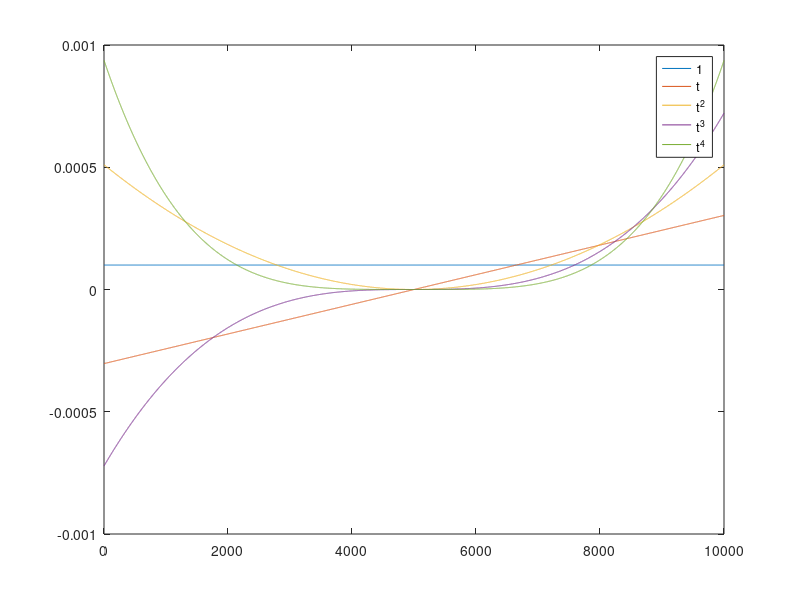
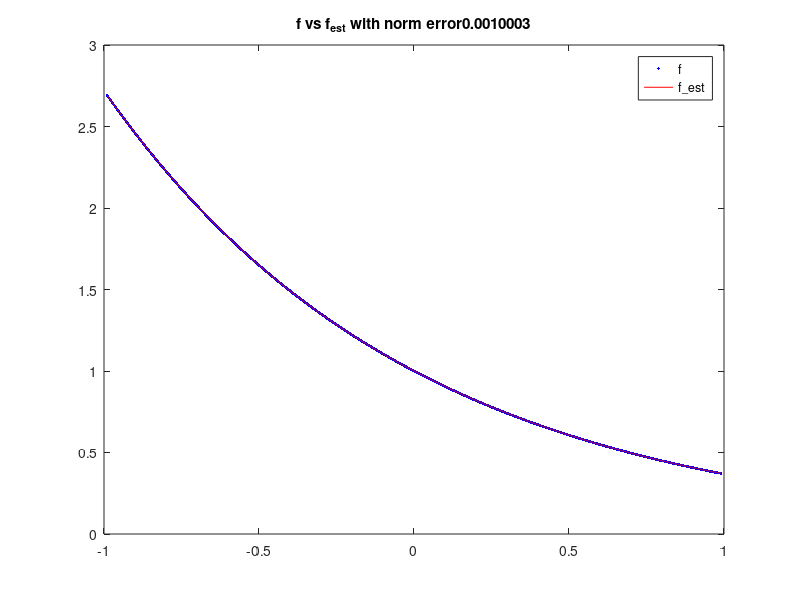
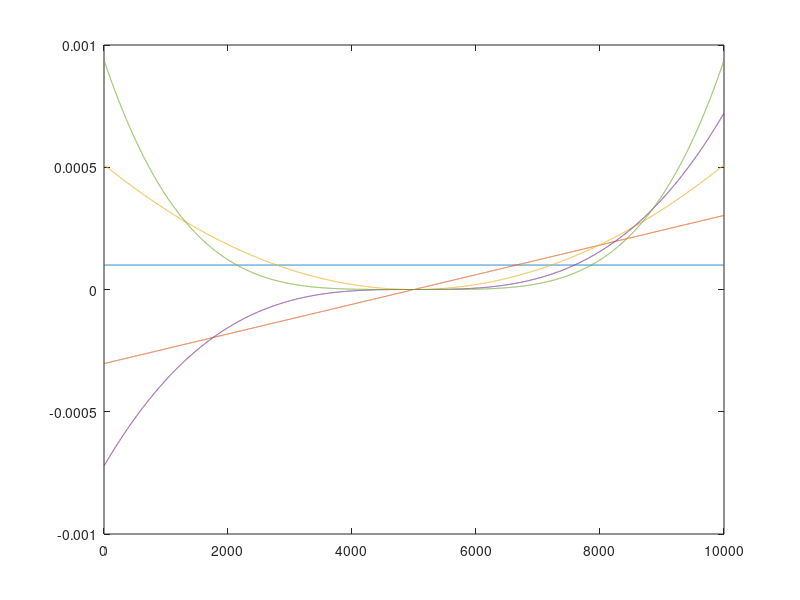
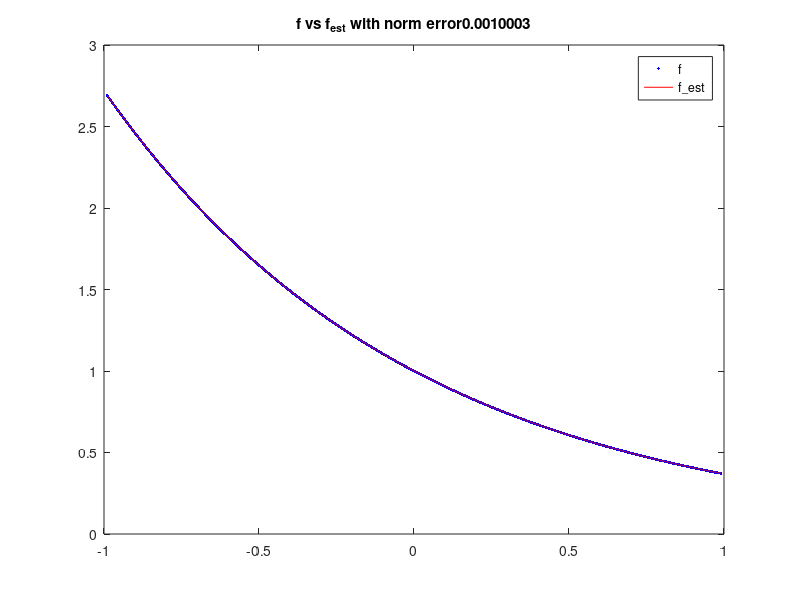

Reproduce these figures in MATLAB, in order.
%% Problem 1

%% a:
%     Write a script that numerically generates the first 5 Legendre polynomials by using Gram-Schmidt
%     orthogonalization of the set of vectors {1,t,t^2,t^3,t^4} over the
%     interval [-1,1]. Plot each of these polynomials.

num = 10000;
t = linspace(-0.99, .99, num);
p = zeros(num, 5);
for kk = 1:5
 p(:, kk) = t.^(kk-1);
end 

e = zeros(num,5);
q = zeros(num,5);


for i = 1:5
   e(:,i) = p(:,i);
   for j = 1:i-1
       e(:,i) = e(:,i) - dot(p(:,i),q(:,j))*q(:,j);
   end
   q(:,i) = e(:,i)/dot(e(:,i),e(:,i));
end

figure(1),clf;
plot(q);
legend('1','t','t^2','t^3','t^4')

%% b.
%  Perform a linear least-squares approximation of the function f(t)=e^{-t} on the interval [-1,1]
%  using the Legendre polynomials derived in part 1. Plot f(t) and your
%  approximation (or expansion) of f(t). Find the norm of the error vector.
%  That is, find the norm of the difference between f(t) and your
%  approximation of f(t).

f = exp(-t)';

% Perform linear least squares
x = q\f;

f_est = (q*x);

norm_err = sum((f-f_est).^2);

figure(2);
plot(t,f,'b.',t,f_est','r');
legend('f','f\_{est}');
title(["f vs f_{est} with norm error",num2str(norm_err)])

%% c. 
%     Modify your results form (a) to generate the first 5 Chebyshev polynomials on the interval [-1,1].
%     refer to example 2.15.1 on p.120 of the book, and note that
%     generation of the Chebyschev polynomials will be identical to the
%     Legendre polynomials but with the use of a weighted inner product.

w = 1./sqrt(1-t.^2)';

e_c = zeros(num,5);
q_c = zeros(num,5);

for i = 1:5
   e_c(:,i) = p(:,i);
   for j = 1:i-1
       e_c(:,i) = e_c(:,i) - dot(w.*p(:,i),q_c(:,j))*q_c(:,j);
   end
   q_c(:,i) = e_c(:,i)/dot(e_c(:,i),e_c(:,i));
end

figure(3),clf;
plot(q_c);

%% d. 
%  Repeat part (b) using the Chebyshev polynomials instead of the Legendre polynomials.

f_c = exp(-t)';

% Perform linear least squares
x_c = q_c\f_c;

f_c_est = (q_c*x_c);

norm_err_c = sum((f_c-f_c_est).^2);

figure(4);
plot(t,f_c,'b.',t,f_c_est','r');
legend('f','f\_{est}');
title(["f vs f_{est} with norm error",num2str(norm_err_c)])

%% e. Discuss results
% Since both span the same space, they can approximate it equally as well. 